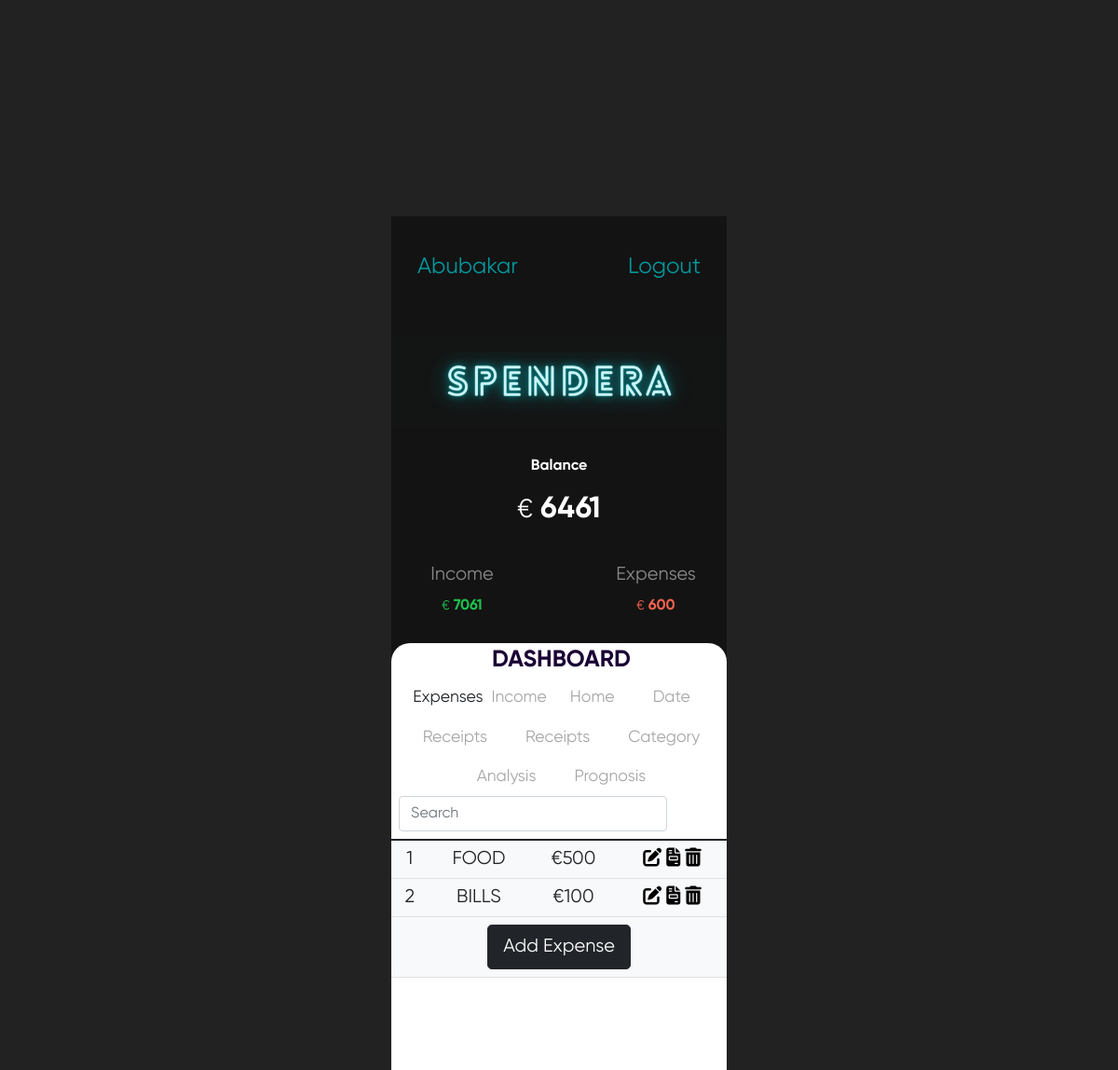
/Expense.php (signed in), run on an earlier commit of the app's database.
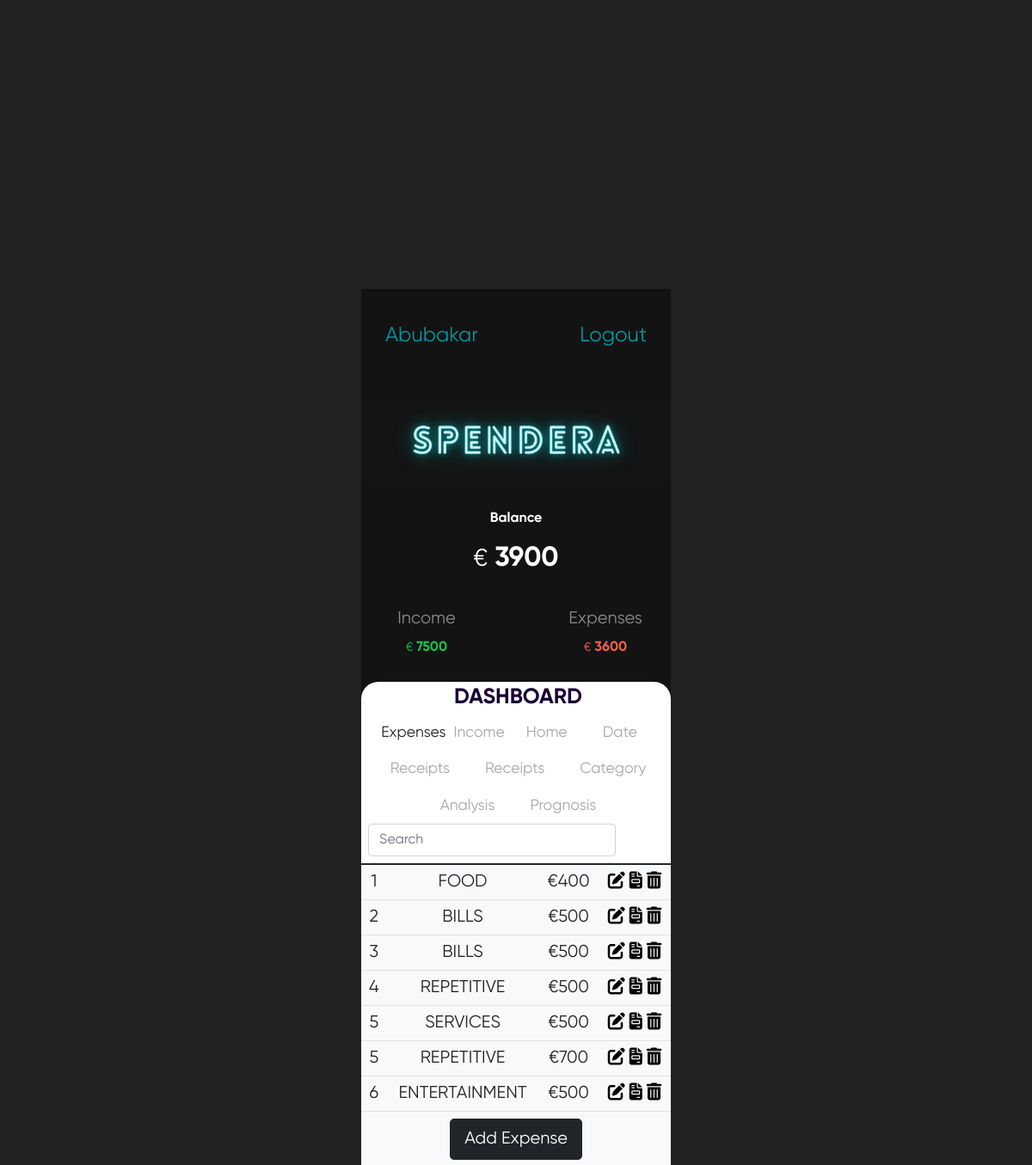
And on a later commit of the database.
### tables this page shows
CREATE TABLE `transaction_tb` (
  `Id` int(11) NOT NULL,
  `Title` varchar(50) NOT NULL,
  `Category` varchar(50) NOT NULL,
  `Amount` int(11) NOT NULL,
  `TransactionType` varchar(50) NOT NULL,
  `TransactionDate` date NOT NULL,
  `RTransaction` varchar(50) NOT NULL,
  `ImageUrl` varchar(100) NOT NULL,
  `UserId` int(11) NOT NULL
);

### controllerUserData.php (called while the page is built, shortened)
<?php
function getExpense(){
    $id=$_SESSION['id'];
    $query = "SELECT sum(Amount) as expense FROM `transaction_tb` WHERE `UserId` = $id  and `TransactionType` = 'Expense' ";
    $result = mysqli_query($GLOBALS['con'], $query);
    $expense =0;
    if ($data = mysqli_fetch_assoc($result))
    {
        $expense =$data['expense'];
    }
    return $expense;
}
function getIncome(){
    $id=$_SESSION['id'];
    $query = "SELECT sum(Amount) as Income FROM `transaction_tb` WHERE `UserId` = $id  and `TransactionType` = 'Income' ";
    $result = mysqli_query($GLOBALS['con'], $query);
    if ($data = mysqli_fetch_assoc($result))
    {
        $Income =$data['Income'];
    }
    return $Income;
}
function getBalance(){
    return getIncome()-getExpense();
}

### Expense.php (the view, shortened to what this page needs)
<?php
require('controllerUserData.php');
?>
<!DOCTYPE html>
<html lang="en">
<head>
    <link href="https://cdn.jsdelivr.net/npm/bootstrap@5.1.3/dist/css/bootstrap.min.css" rel="stylesheet">
    <link rel="stylesheet" href="https://cdnjs.cloudflare.com/ajax/libs/font-awesome/6.1.1/css/all.min.css" />
    <link rel="stylesheet" href="style2.css">
</head>
<body>
    <div class="budget-container mt-5">
        <div class="container">
            <div class="row">
            <div class="col">
            <div class=" h4 text-light  mt-4 pt-2"> <a href="Home.php" class="nav-link" style="color: #03989e;"> <?php echo $_SESSION['name']; ?></a></div>
            </div>
            <div class="col"></div>
            <div class="col">
            <div class=" h4 text-light  mt-4 pt-2"> <a href="Logout.php" style="color: #03989e;" class="nav-link">Logout</a></div>
            </div>
            </div>
        </div>
        <div class="app-title" style=" font-family: 'Gilroy Bold';background:#131414;">
           <img src="logo.png" width="100%" height="10%" alt="">
        </div>
        <div class="budget-header">
            <div class="balance">
                <div class="title">
                    Balance
                </div>
                <div style=" color: #FFF;font-size: 2em;margin-top: 10px;font-family: 'Gilroy Bold';">
                    <small>€</small>
                    <?php echo getBalance();  ?>
                </div>
            </div>
            <div class="account">
                <div class="income">
                    <div class="title h5">
                        Income
                    </div>
                    <div style=" color: rgb(28, 192, 77); font-family: 'Gilroy Bold';">
                        <small>€</small>
                        <?php echo getIncome();  ?>
                    </div>
                </div>
                <div class="chart"></div>
                <div class="outcome">
                    <div class="title h5">
                        Expenses
                    </div>
                    <div style=" color: #f0624d; font-family: 'Gilroy Bold';">
                        <small>€</small>
                        <?php echo getExpense();  ?>
                    </div>
                </div>
            </div>
        </div>
        <div class="budget-dashboard">
            <div class="dash-title">DASHBOARD</div>
            <div class="toggle">
                <div class="tab1 active">
                    <a class="nav-link p-0  text-dark"  href="Expense.php">Expenses </a>
                </div>
                <div class="tab2 ">
                    <a class="nav-link  p-0  text-dark" href="Income.php">Income </a>
                </div>
                <div  class="tab3  p-0 ">
                <a href="Home.php" class="nav-link text-dark">
                Home
                    </a></div>
                <div class="tab4  p-0 ">
                    <a href="DateForm.php" class="nav-link text-dark">
                       Date
                    </a>
                </div>
                <div class="tab5 ">
                    <a href="Receipts.php" class="nav-link text-dark">
                        Receipts
                    </a>
                </div>
                <div class="tab5">
                <a href="#" class="nav-link text-dark">
                       Receipts
                </a>
                </div>
                <div class="tab6">
                    <a href="Category.php" class="nav-link text-dark">Category </a>
                </div>
                <div class="tab6">
                    <a href="Analysis.php" class="nav-link text-dark">Analysis </a>
                </div>
                <div class="tab7"> <a href="Prognosis.php" class="nav-link text-dark">Prognosis </a></div>
            </div>
            <div class="table-responsive">
            <table class="table text-center  bg-light mt-2" id="myTable">
                <input type="text" name="key" id="key" placeholder="Search" class="form-control mx-2" style="width: 80%;">
                    <tbody>
                        <?php
                        $id = $_SESSION['id'];
                        $query = "select * from transaction_tb where UserId = $id and `TransactionType` = 'Expense' ";
                        $result = mysqli_query($con, $query);
                        while ($data = mysqli_fetch_assoc($result)) {
                            $id = $data['Id'];
                            $Title = $data['Title'];
                            $Category = $data['Category'];
                            $Amount = $data['Amount'];
                            $ImageUrl = $data['ImageUrl'];
                            echo " <tr class='h5'>";
                            echo "<td> $Title </td>";
                            echo "<td> $Category </td>";
                            echo "<td>  €$Amount </td>";
                        ?>
                            <td>
                            <a href="EditTransaction.php?EditId=<?php echo $id ?>" style="color:black;"><i class="fa-solid fa-pen-to-square "> </i></a>
                            <?php
                               if($ImageUrl==""){
                                   ?>
                                   <a  style="color:black;"><i class="fa-solid fa-file-invoice"></i></a>
                                   <?php
                               }else
                               {
                                   ?>
                                  <a href="upload/<?php echo $ImageUrl ?>" style="color:black;"><i class="fa-solid fa-file-invoice"></i></a>
                                   <?php
                               }
                            ?>
                              <a href="Expense.php?DelId=<?php echo $id ?>" style="color:black;"> <i class="fa-solid fa-trash-can"> </i> </a>
                            </td>
                        <?php
                            echo "</tr>";
                        }
                        ?>
                        <tr>
                            <td colspan="6"> <a href="AddExpenseTransaction.php" class="btn btn-dark btn-lg">Add Expense</a></td>
                        </tr>
                    </tbody>
                </table>
            </div>
        </div>
    </div>
</body>
</html>

### style2.css (style rules this page uses)
body { background-color: #222; font-family: 'Gilroy'; }
* { font-family: 'Gilroy'; list-style: none; text-decoration: none; -webkit-user-select: none; -moz-user-select: none; -ms-user-select: none; user-select: none; }
.budget-container { position: absolute; width: 360px; height: 780px; top: 50%; left: 50%; transform: translateX(-50%) translateY(-50%); background-color: rgb(19, 19, 19); }
.budget-container .app-title { margin-top: 45px; padding: 15px; text-align: center; font-style: italic; font-size: 25px; background-color: grey; color: black; }
.budget-header .balance { margin-top: 30px; text-align: center; }
.budget-header .balance .title { color: #FFF; font-size: 1em; font-family: 'Gilroy Bold'; }
.budget-header .account { display: block; width: 310px; margin: 35px auto 0; line-height: 1.7em; text-align: center; }
.budget-header .account .income, .chart, .outcome { height: 50px; display: inline-block; width: 100px; vertical-align: middle; }
.budget-header .account .income .title { color: #FFF; opacity: 0.5; }
.budget-header .account .outcome .title { color: #FFF; opacity: 0.5; }
.budget-dashboard, .new-transaction-dashboard { display: block; width: 360px; height: 470px; background-color: #FFF; margin-top: 35px; border-radius: 20px 20px 0 0; }
.budget-dashboard .dash-title, .new-transaction-dashboard .dash-title { display: flex; color: #1a0034; font-size: 25px; margin-left: 5px; font-family: 'Gilroy Bold'; justify-content: center; }
.toggle { display: block; text-align: center; }
.toggle .tab1, .tab2, .tab3, .tab4, .tab5, .tab6, .tab7 { display: inline-block; cursor: pointer; font-size: 1.1em; color: #1a0034; font-family: 'Gilroy Bold'; opacity: 0.4; }
.toggle .tab2, .tab3, .tab4, .tab5, .tab6, .tab7 { margin-left: 5px; }
.active { opacity : 1 !important; }
.budget-dashboard input { -webkit-user-select: auto; -moz-user-select: auto; -ms-user-select: auto; user-select: auto; }

### Expense.php (style rules this page uses)
.toggle { display: block; text-align: center; }
.toggle .tab1, .tab2, .tab3, .tab4, .tab5, .tab6, .tab7 { display: inline-block; cursor: pointer; font-size: 1.1em; color: #1a0034; font-family: 'Gilroy Bold'; opacity: 0.4; }
.toggle .tab2, .tab3, .tab4, .tab5, .tab6, .tab7 { margin-left: 5px; }

What changed in the data, as far as the page shows it:
removed transaction_tb: Title "1", Category "FOOD", Amount "500"
removed transaction_tb: Title "2", Category "BILLS", Amount "100"
added transaction_tb: Title "1", Category "FOOD", Amount "400"
added transaction_tb: Title "2", Category "BILLS", Amount "500"
added transaction_tb: Title "3", Category "BILLS", Amount "500"
added transaction_tb: Title "4", Category "REPETITIVE", Amount "500"
added transaction_tb: Title "5", Category "SERVICES", Amount "500"
added transaction_tb: Title "5", Category "REPETITIVE", Amount "700"
added transaction_tb: Title "6", Category "ENTERTAINMENT", Amount "500"
Also different on the page:
getBalance(): "6461" → "3900"
getIncome(): "7061" → "7500"
getExpense(): "600" → "3600"
